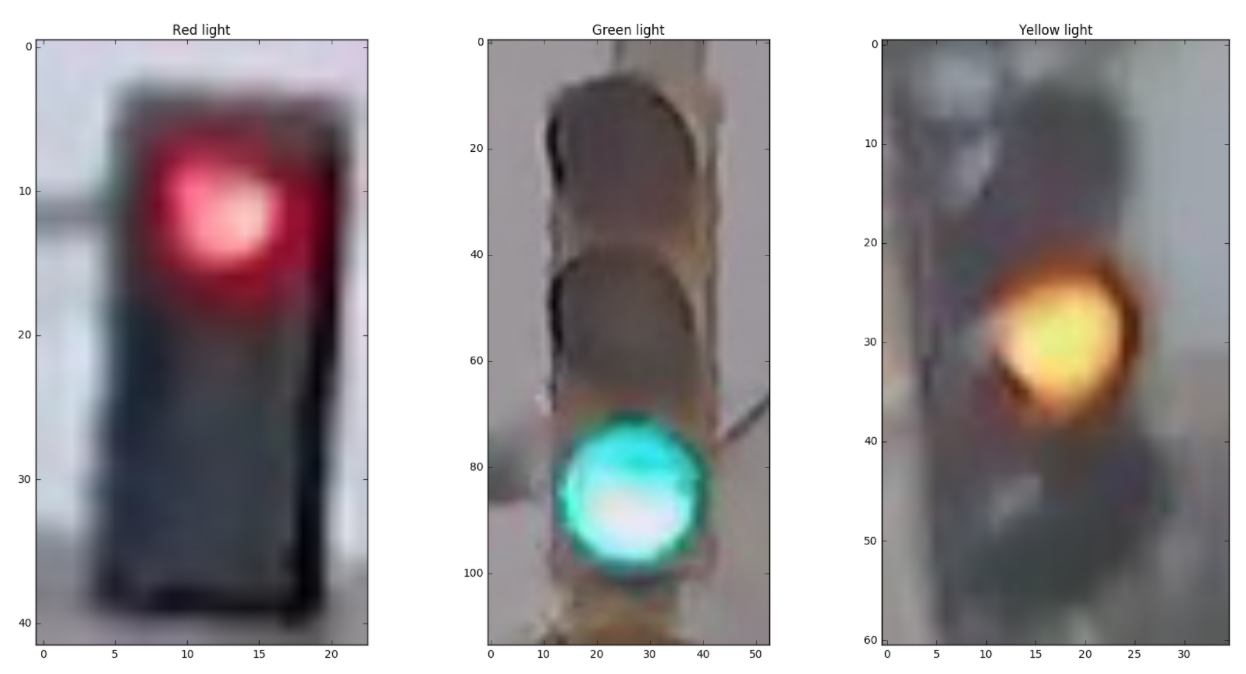
#> input picture images/all_lights.png, 1246 x 674 px; its folder holds only this picture in this run
$ python -i helpers.py   (imports and definitions only)
#> lines starting #> are read from the running program, lines starting #| are printed output that depends on the picture
# Helper functions

import os
import glob # library for loading images from a directory
import matplotlib.image as mpimg
import cv2
import numpy as np
import matplotlib.pyplot as plt


# This function loads in images and their labels and places them in a list
# The list contains all images and their associated labels
# For example, after data is loaded, im_list[0][:] will be the first image-label pair in the list
# [67 lines left out: functions load_dataset, show_hist_rgb_img, not called in this run]


def show_hist_hsv_img(rgb_inp_img):
    """
    plot histogram of H, S and V channel for the RGB input image,
    compared with the H, S and V images.
    """

    # Convert to HSV
    hsv = cv2.cvtColor(rgb_inp_img, cv2.COLOR_RGB2HSV)
#> hsv: shape (674, 1246, 3); mean H, S, V 73.5, 31.8, 163.3

    # HSV channels
    h = hsv[:,:,0]
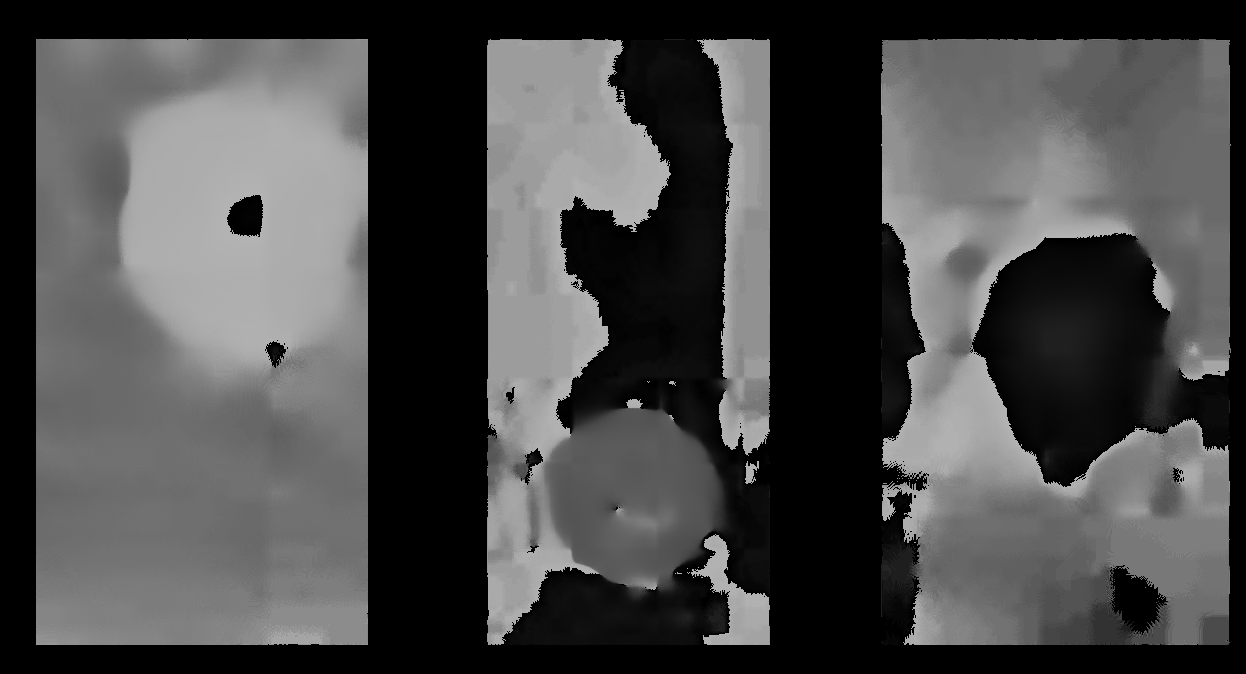
#> h: shape (674, 1246); min 0, max 179, mean 73.5
    s = hsv[:,:,1]
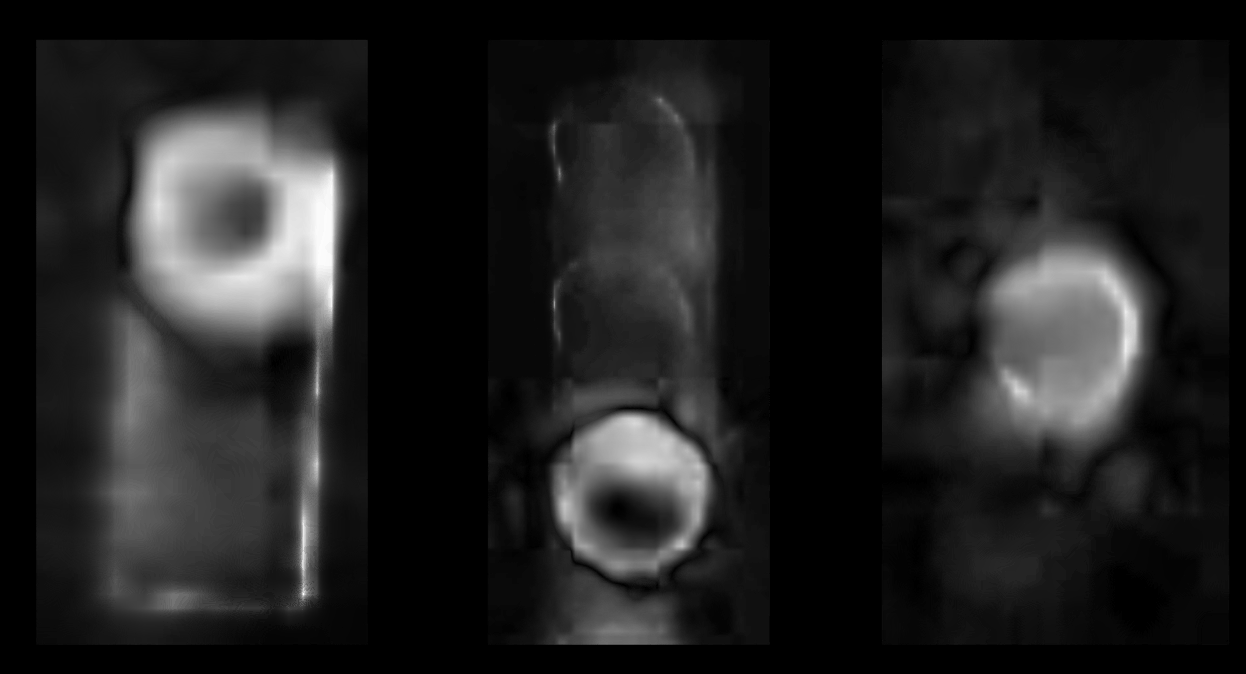
#> s: shape (674, 1246); min 0, max 255, mean 31.8
    v = hsv[:,:,2]
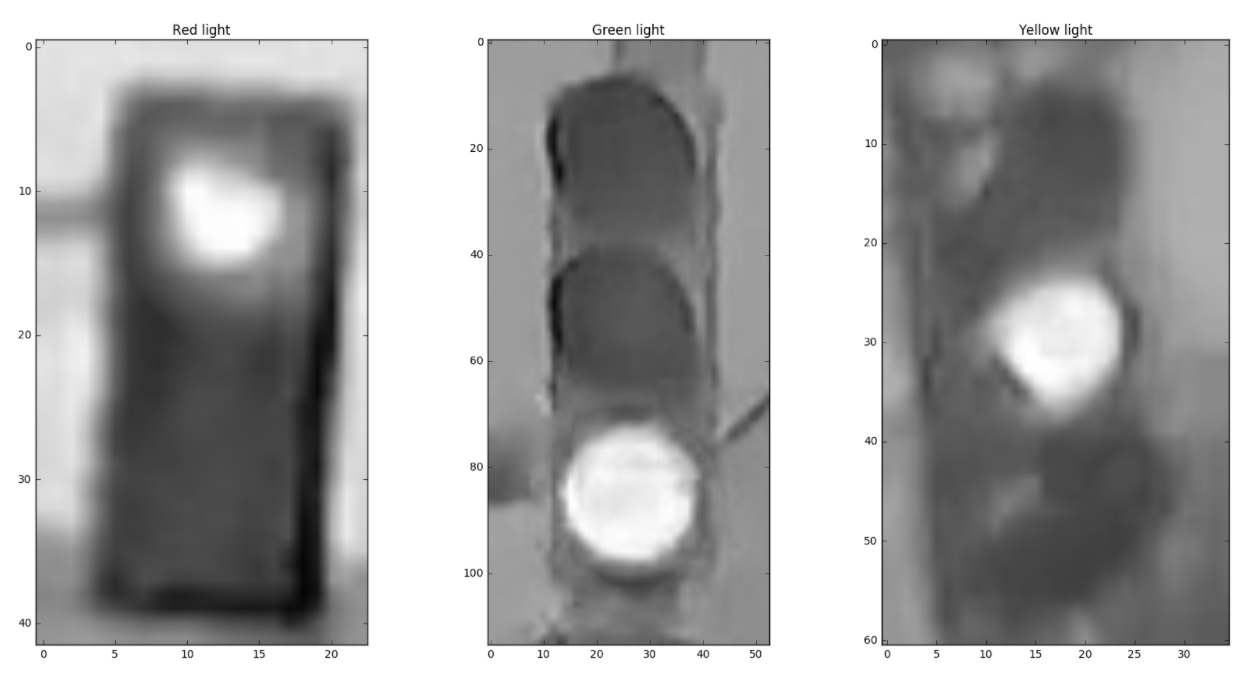
#> v: shape (674, 1246); min 4, max 255, mean 163.3

    h_hist = np.histogram(h, bins=32, range=(0, 256))
    s_hist = np.histogram(s, bins=32, range=(0, 256))
    v_hist = np.histogram(v, bins=32, range=(0, 256))

    # Generating bin centers
    bin_edges = h_hist[1]
#> bin_edges = 33 values from 0 to 256
    bin_centers = (bin_edges[1:]  + bin_edges[0:len(bin_edges)-1])/2
#> bin_centers = 32 values from 4 to 252

    f, ax = plt.subplots(2, 3, figsize=(20, 10))

    ax[0,0].bar(bin_centers, h_hist[0])
    ax[0,0].set_xticks(range(0,256,25))
    ax[0,0].set_title('H Histogram')

    ax[0,1].bar(bin_centers, s_hist[0])
    ax[0,1].set_xticks(range(0,256,25))
    ax[0,1].set_title('S Histogram')

    ax[0,2].bar(bin_centers, v_hist[0])
    ax[0,2].set_xticks(range(0,256,25))
    ax[0,2].set_title('V Histogram')

    ax[1,0].imshow(h, 'gray')
    ax[1,0].set_title('H Channel')
    ax[1,0].set_axis_off()

    ax[1,1].imshow(s, 'gray')
    ax[1,1].set_title('S Channel')
    ax[1,1].set_axis_off()

    ax[1,2].imshow(v, 'gray')
    ax[1,2].set_title('V Channel')
    ax[1,2].set_axis_off()

>>> import cv2
>>> picture = cv2.cvtColor(cv2.imread('images/all_lights.png'), cv2.COLOR_BGR2RGB)
>>> result = show_hist_hsv_img(picture)
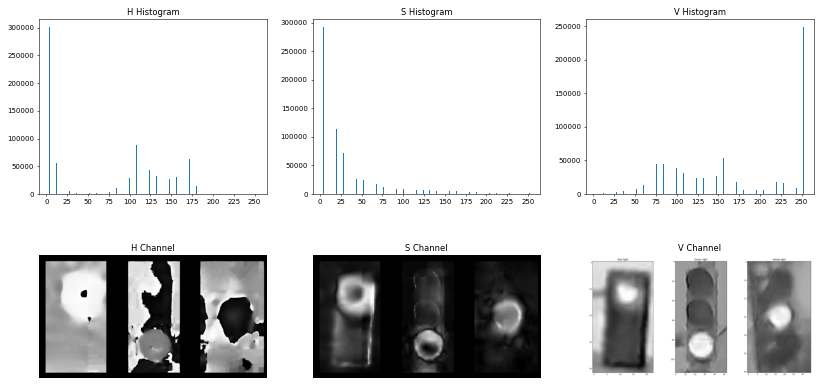
#> figure drawn by matplotlib, 6 panels; panel 1: tallest bar 300542 high, from x = 3.6 to 4.4; panel 2: tallest bar 292248 high, from x = 3.6 to 4.4; panel 3: tallest bar 248336 high, from x = 251.6 to 252.4

$ run again, on images/feature_ext_steps.png
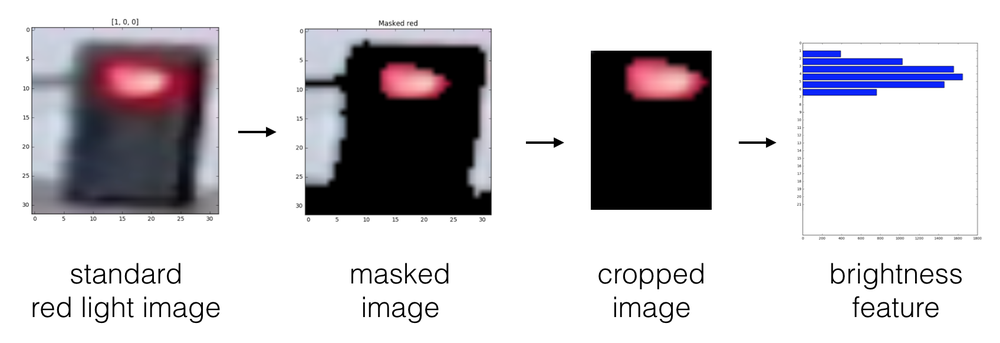
#> input picture images/feature_ext_steps.png, 1000 x 343 px, shrunk from 1696 x 582 before the run
#> hsv: shape (343, 1000, 3); mean H, S, V 22.1, 12.8, 205.8
#> in show_hist_hsv_img, `s = hsv[:,:,1]`:
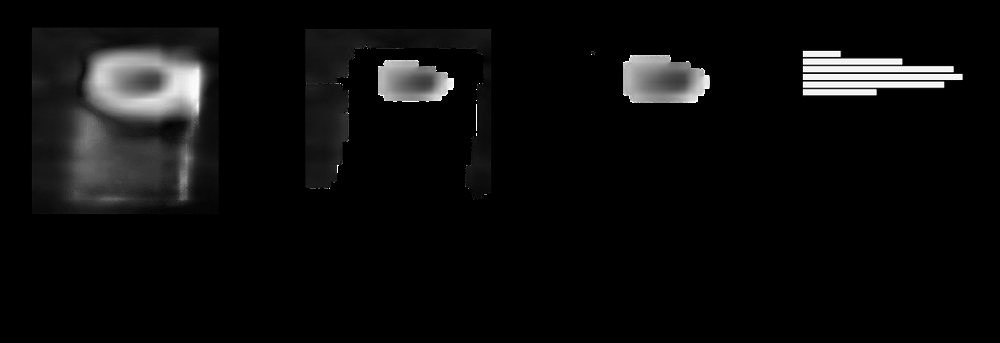
#> s: shape (343, 1000); min 0, max 255, mean 12.8
#> in show_hist_hsv_img, `v = hsv[:,:,2]`:
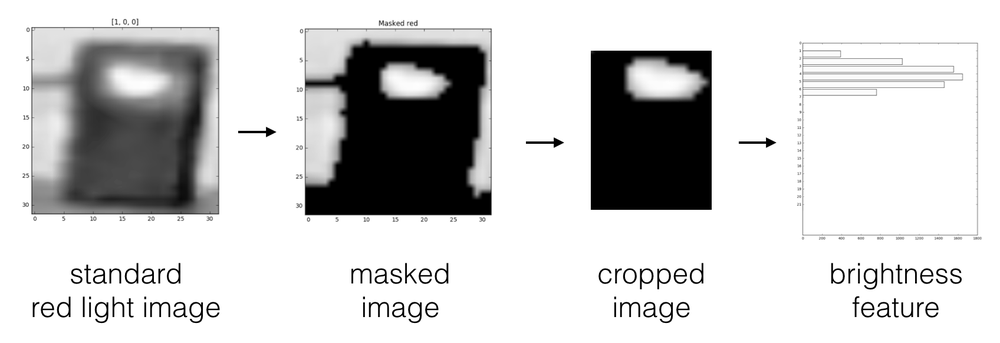
#> v: shape (343, 1000); min 0, max 255, mean 205.8
#> bin_edges = 33 values from 0 to 256
#> bin_centers = 32 values from 4 to 252

$ run again, on images/processing_steps.png
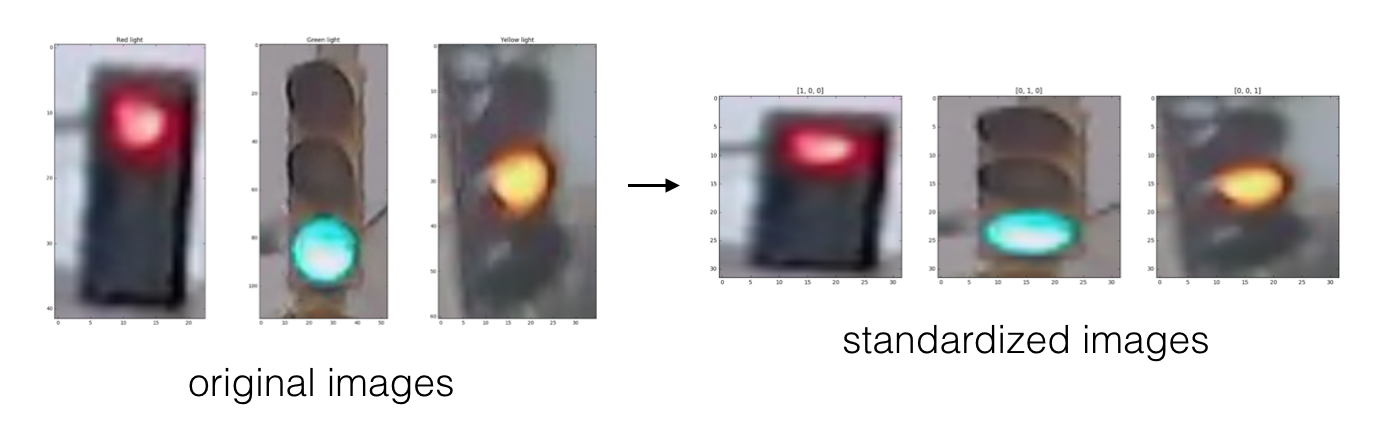
#> input picture images/processing_steps.png, 1396 x 446 px
#> hsv: shape (446, 1396, 3); mean H, S, V 37.6, 16, 206.5
#> in show_hist_hsv_img, `s = hsv[:,:,1]`:
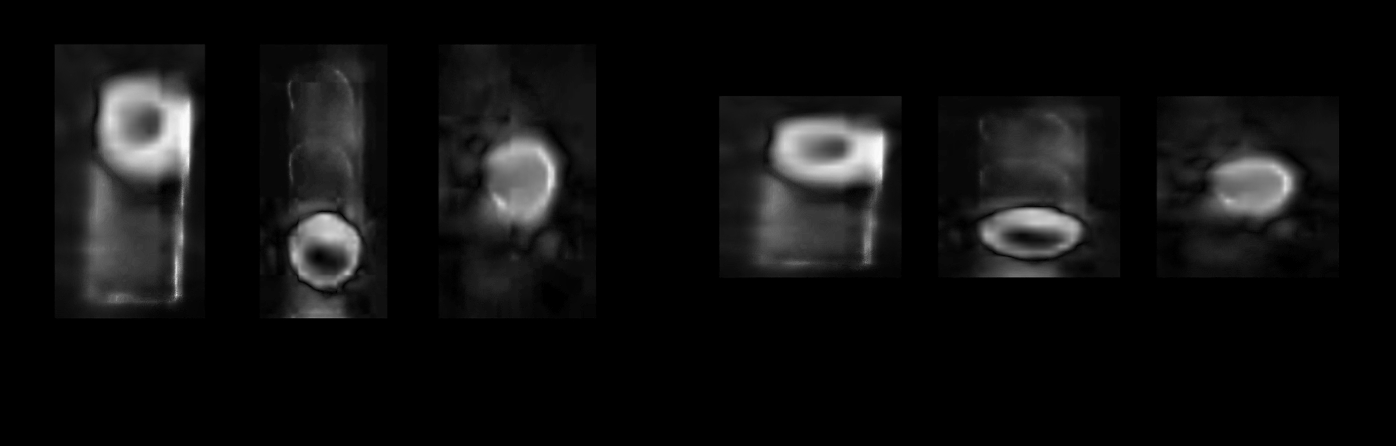
#> s: shape (446, 1396); min 0, max 251, mean 16
#> in show_hist_hsv_img, `v = hsv[:,:,2]`:
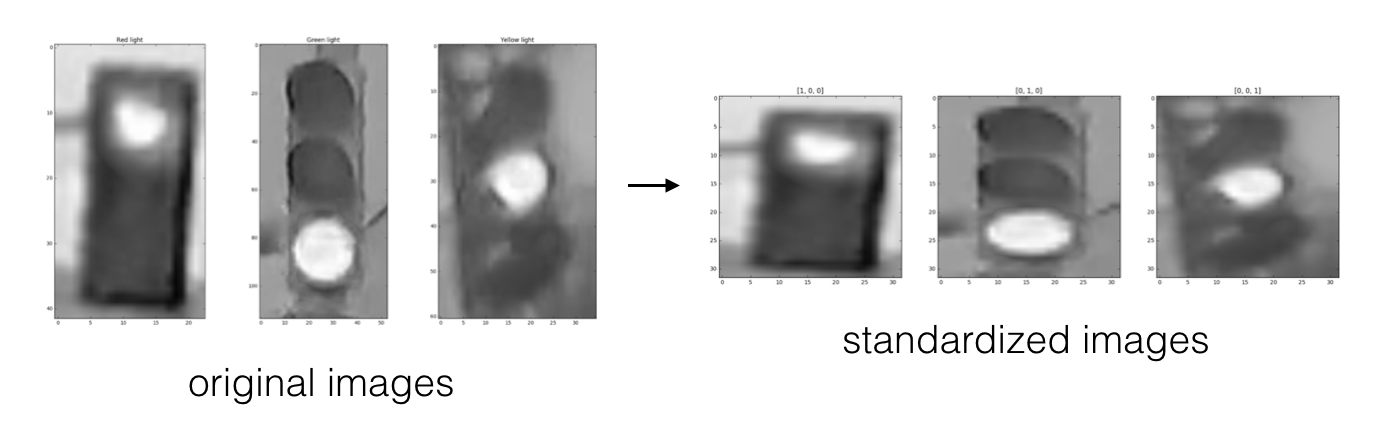
#> v: shape (446, 1396); min 0, max 255, mean 206.5
#> bin_edges = 33 values from 0 to 256
#> bin_centers = 32 values from 4 to 252
